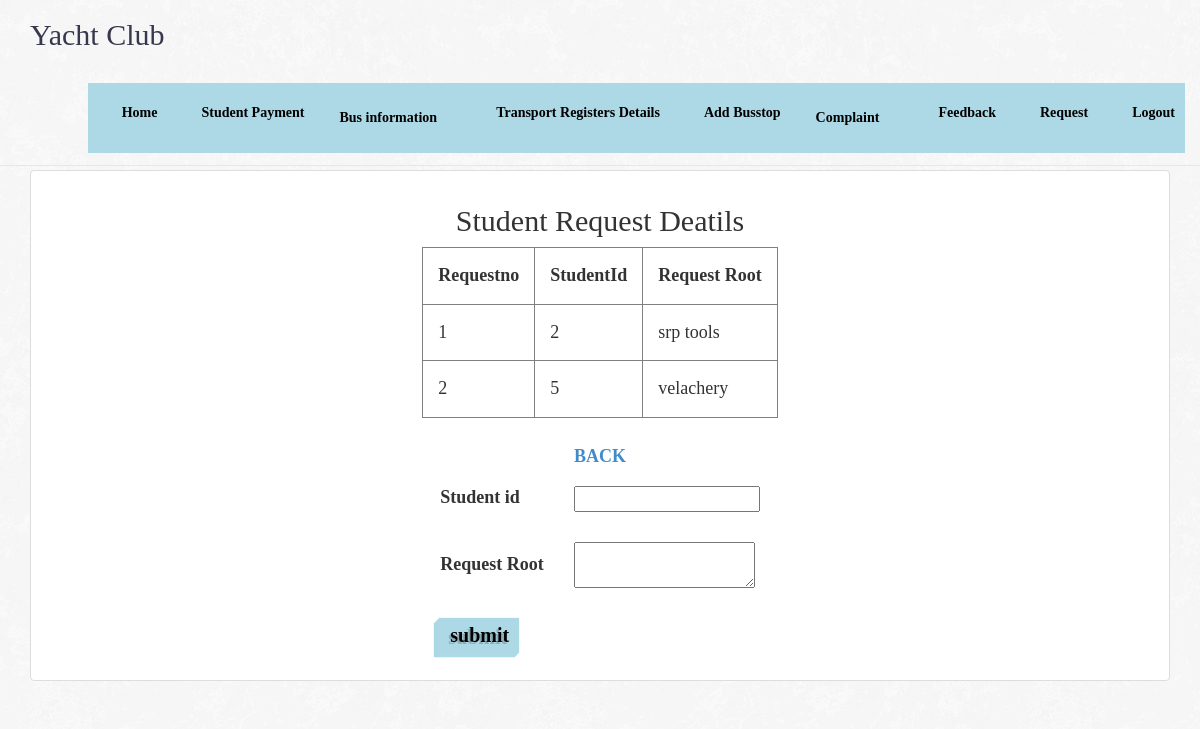
Screenshot of /request.php with the database file from the repository.
### tables this page shows
CREATE TABLE IF NOT EXISTS `request` (
  `rid` int(10) NOT NULL AUTO_INCREMENT,
  `sid` int(20) DEFAULT NULL,
  `request` varchar(50) DEFAULT NULL,
  PRIMARY KEY (`rid`)
);

### request.php (the view, shortened to what this page needs)
<!DOCTYPE html>
<html>
  <head>
    <link href="css/bootstrap.css" rel="stylesheet">
    <link href="css/bootshape.css" rel="stylesheet">
  </head>
  <body>
<li><div class="dropdown">
  <button class="dropbtn"><strong>Complaint </strong></button>
</div></li>
    <div class="navbar navbar-default navbar-fixed-top" role="navigation">
      <div class="container">
        <div class="navbar-header">
          <a class="navbar-brand" href="#">Yacht Club</a>
        </div>
        <nav role="navigation" class="collapse navbar-collapse navbar-right">
         <ul class="navbar-nav nav">
            <li class="active"><a href="adminhome.php"><strong>Home</strong></a></li>
           <li class="active"> <a href="dataentry.php">Student Payment </a>
			<li><div class="dropdown">
  <button class="dropbtn"><strong>Bus information</strong></button>
</div></li>
			<li class="active"><a href="receipt.html">Transport Registers Details</a>
			<li class="active"><a href="schedule.php">Add Busstop</a>
			<li><div class="dropdown">
  <button class="dropbtn"><strong>Complaint </strong></button>
</div></li>
				<li class="active"><a href="feedcom.php">Feedback</a>
            <li><li class="active"><a href="request.php">Request</a></li>
				<li class="active"><a href="Home1.php">Logout</a>
          </ul>
        </nav>
      </div>
    </div>
    <div class="jumbotron">
    </div>
   <div class="container thumbs">
      <center> <div class="col-sm-10 col-md-12">
        <div class="thumbnail">
          <div class="caption">
		   <?php
$con=mysql_connect("localhost","root","");
mysql_select_db("college",$con);?>
<html>
<form action="" method="post">
<h2>Student Request Deatils</h2>
 <center><table border="1">
 <th><strong>Requestno</strong></th>
<th><strong>StudentId</strong></th>
<th><strong>Request Root</strong></th>
<?php
$sel=mysql_query("select * from request ",$con);
while($row=mysql_fetch_row($sel,MYSQL_BOTH))
{
?>
<tr><td><?php echo $row[0];?></td>
<td><?php echo $row[1];?></td>
<td><?php echo $row[2];?></td>
<?php
}
?>
</table></center>
<center>
<?php
echo "<br>";?>
<table>
<tr><td><strong>Student id</strong></td><td><input type="text" name="name"></td></tr>
<tr><td><strong>Request Root</strong><td><textarea id="com" name="com"></textarea></td></tr>
<tr><td><input class="button3"  type="submit" name="submit" value="submit"></td></tr>
</form>
</html>
          </div>
        </div>
      </div>
    </div><a href="adminhome.php"><strong>BACK</strong></a></center></center>

### css/bootshape.css (style rules this page uses)
body { background-image:url('../img/bg.png'); background-repeat:repeat; }
.navbar { background-image:url('../img/bg.png'); background-repeat:repeat; }
.jumbotron { background-color: transparent; padding: 70px 0 0 0; }
.button3 { color:#000; padding:3px 10px; border:none; outline:none; font-size:20px; text-shadow:-2px 2px 0 rgba(0,0,0,0.2); font-weight:700; transition:all .1s linear; background:linear-gradient(to bottom,#ADD8E6,#ADD8E6); box-shadow:-1px 0 1px #ADD8E6,0 1px 1px #ADD8E6,-2px 1px 1px #ADD8E6,-1px 2px 1px #ADD8E6,-3px 2px 1px #ADD8E6,-2px 3px 1px #ADD8E6,-4px 3px 1px #ADD8E6,-3px 4px 1px #ADD8E6,-5px 4px 1px #ADD8E6,-4px 5px 1px #ADD8E6,-6px 5px 1px #ADD8E6 }

### request.php (style rules this page uses)
.dropbtn { background-color: #ADD8E6; color: black; padding: 25px; font-size: 14px; border: none; cursor: pointer; }
.dropdown { position: relative; display: inline-block; }
body a { text-decoration:none; }
table, th, td { border-collapse: collapse; }
th, td { padding: 15px; }

### rows the page displays
request: rid "1", sid "2", request "srp tools"
request: rid "2", sid "5", request "velachery"
